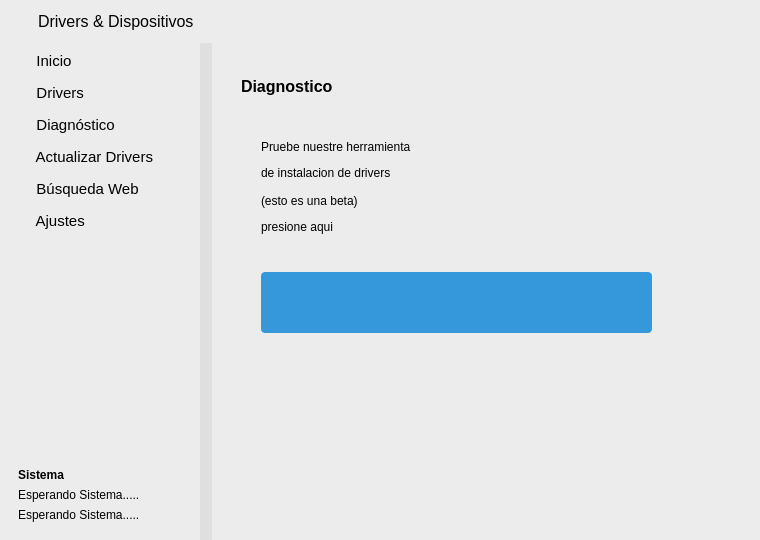
<?xml version="1.0" encoding="UTF-8"?>
<ui version="4.0">
 <class>MainWindow</class>
 <widget class="QMainWindow" name="MainWindow">
  <property name="geometry">
   <rect>
    <x>0</x>
    <y>0</y>
    <width>760</width>
    <height>540</height>
   </rect>
  </property>
  <property name="windowTitle">
   <string>MainWindow</string>
  </property>
  <widget class="QWidget" name="centralwidget">
   <layout class="QVBoxLayout" name="verticalLayout">
    <property name="spacing">
     <number>0</number>
    </property>
    <property name="leftMargin">
     <number>0</number>
    </property>
    <property name="topMargin">
     <number>0</number>
    </property>
    <property name="rightMargin">
     <number>0</number>
    </property>
    <property name="bottomMargin">
     <number>0</number>
    </property>
    <item>
     <widget class="QWidget" name="barra_titulo" native="true">
      <property name="sizePolicy">
       <sizepolicy hsizetype="Expanding" vsizetype="Fixed">
        <horstretch>0</horstretch>
        <verstretch>0</verstretch>
       </sizepolicy>
      </property>
      <property name="minimumSize">
       <size>
        <width>20</width>
        <height>35</height>
       </size>
      </property>
      <property name="maximumSize">
       <size>
        <width>16777215</width>
        <height>16777215</height>
       </size>
      </property>
      <property name="styleSheet">
       <string notr="true">background-color: rgb(236, 236, 236);</string>
      </property>
      <layout class="QGridLayout" name="gridLayout_2">
       <item row="1" column="0">
        <widget class="QLabel" name="logo">
         <property name="minimumSize">
          <size>
           <width>23</width>
           <height>25</height>
          </size>
         </property>
         <property name="maximumSize">
          <size>
           <width>32</width>
           <height>32</height>
          </size>
         </property>
         <property name="text">
          <string/>
         </property>
         <property name="pixmap">
          <pixmap>ICONOS/logo.png</pixmap>
         </property>
         <property name="scaledContents">
          <bool>true</bool>
         </property>
        </widget>
       </item>
       <item row="1" column="1">
        <widget class="QLabel" name="titulo">
         <property name="minimumSize">
          <size>
           <width>25</width>
           <height>0</height>
          </size>
         </property>
         <property name="font">
          <font>
           <pointsize>12</pointsize>
          </font>
         </property>
         <property name="text">
          <string>Drivers &amp; Dispositivos </string>
         </property>
        </widget>
       </item>
       <item row="1" column="2">
        <spacer name="espacio_BT">
         <property name="orientation">
          <enum>Qt::Orientation::Horizontal</enum>
         </property>
         <property name="sizeHint" stdset="0">
          <size>
           <width>22</width>
           <height>20</height>
          </size>
         </property>
        </spacer>
       </item>
      </layout>
     </widget>
    </item>
    <item>
     <widget class="QWidget" name="Contenido" native="true">
      <property name="styleSheet">
       <string notr="true">border: none;
background-color: transparent;

background-color: rgb(223, 223, 223);</string>
      </property>
      <layout class="QHBoxLayout" name="horizontalLayout_2">
       <property name="spacing">
        <number>12</number>
       </property>
       <property name="leftMargin">
        <number>0</number>
       </property>
       <property name="topMargin">
        <number>0</number>
       </property>
       <property name="rightMargin">
        <number>0</number>
       </property>
       <property name="bottomMargin">
        <number>0</number>
       </property>
       <item>
        <widget class="QFrame" name="ILado_Bar">
         <property name="sizePolicy">
          <sizepolicy hsizetype="Fixed" vsizetype="Expanding">
           <horstretch>0</horstretch>
           <verstretch>0</verstretch>
          </sizepolicy>
         </property>
         <property name="minimumSize">
          <size>
           <width>200</width>
           <height>0</height>
          </size>
         </property>
         <property name="maximumSize">
          <size>
           <width>230</width>
           <height>16777215</height>
          </size>
         </property>
         <property name="styleSheet">
          <string notr="true">background-color: rgb(236, 236, 236);

</string>
         </property>
         <property name="frameShape">
          <enum>QFrame::Shape::StyledPanel</enum>
         </property>
         <property name="frameShadow">
          <enum>QFrame::Shadow::Raised</enum>
         </property>
         <layout class="QVBoxLayout" name="verticalLayout_2">
          <property name="spacing">
           <number>14</number>
          </property>
          <item>
           <widget class="QPushButton" name="btn_inicio">
            <property name="font">
             <font>
              <pointsize>11</pointsize>
             </font>
            </property>
            <property name="toolTip">
             <string>&lt;html&gt;&lt;head/&gt;&lt;body&gt;&lt;p&gt;Inicio&lt;/p&gt;&lt;/body&gt;&lt;/html&gt;</string>
            </property>
            <property name="styleSheet">
             <string notr="true">QPushButton {
    background-color: transparent;
    color: #000000;
    border: none;
    text-align: left; 
	qproperty-iconSize: 20px 20px;
    padding-left: 15px;  
	spacing: 12px;
}

QPushButton:hover {
    color: #0087ff;
    background-color: rgba(0, 135, 255, 0.1); 
    border-radius: 4px;
	qproperty-icon: url(&quot;:/icons/ICONOS/home_azul.svg&quot;);
}</string>
            </property>
            <property name="text">
             <string>   Inicio</string>
            </property>
            <property name="icon">
             <iconset>
              <normaloff>ICONOS/home.svg</normaloff>ICONOS/home.svg</iconset>
            </property>
            <property name="iconSize">
             <size>
              <width>20</width>
              <height>20</height>
             </size>
            </property>
           </widget>
          </item>
          <item>
           <widget class="QPushButton" name="btn_drivers">
            <property name="font">
             <font>
              <pointsize>11</pointsize>
             </font>
            </property>
            <property name="styleSheet">
             <string notr="true">QPushButton {
    background-color: transparent;
    color: #000000;
    border: none;
    text-align: left; 
	qproperty-iconSize: 20px 20px;
    padding-left: 15px;  
	spacing: 12px;
}

QPushButton:hover {
    color: #0087ff;
    background-color: rgba(0, 135, 255, 0.1); 
    border-radius: 4px;
}</string>
            </property>
            <property name="text">
             <string>   Drivers</string>
            </property>
            <property name="icon">
             <iconset>
              <normaloff>ICONOS/drivers.svg</normaloff>ICONOS/drivers.svg</iconset>
            </property>
            <property name="iconSize">
             <size>
              <width>20</width>
              <height>20</height>
             </size>
            </property>
           </widget>
          </item>
          <item>
           <widget class="QPushButton" name="btn_diagnostico">
            <property name="font">
             <font>
              <pointsize>11</pointsize>
             </font>
            </property>
            <property name="styleSheet">
             <string notr="true">QPushButton {
    background-color: transparent;
    color: #000000;
    border: none;
    text-align: left; 
	qproperty-iconSize: 20px 20px;
    padding-left: 15px;  
	spacing: 12px;
}

QPushButton:hover {
    color: #0087ff;
    background-color: rgba(0, 135, 255, 0.1); 
    border-radius: 4px;
}</string>
            </property>
            <property name="text">
             <string>   Diagnóstico</string>
            </property>
            <property name="icon">
             <iconset>
              <normaloff>ICONOS/diagnostico1.svg</normaloff>ICONOS/diagnostico1.svg</iconset>
            </property>
            <property name="iconSize">
             <size>
              <width>20</width>
              <height>20</height>
             </size>
            </property>
           </widget>
          </item>
          <item>
           <widget class="QPushButton" name="btn_actualizardrivers">
            <property name="font">
             <font>
              <pointsize>11</pointsize>
             </font>
            </property>
            <property name="styleSheet">
             <string notr="true">QPushButton {
    background-color: transparent;
    color: #000000;
    border: none;
    text-align: left; 
	qproperty-iconSize: 20px 20px;
    padding-left: 15px;  
	spacing: 12px;
}

QPushButton:hover {
    color: #0087ff;
    background-color: rgba(0, 135, 255, 0.1); 
    border-radius: 4px;
}</string>
            </property>
            <property name="text">
             <string>   Actualizar Drivers</string>
            </property>
            <property name="icon">
             <iconset>
              <normaloff>ICONOS/actualizar_drivers.svg</normaloff>ICONOS/actualizar_drivers.svg</iconset>
            </property>
            <property name="iconSize">
             <size>
              <width>20</width>
              <height>20</height>
             </size>
            </property>
           </widget>
          </item>
          <item>
           <widget class="QPushButton" name="btn_busquedaWeb">
            <property name="font">
             <font>
              <pointsize>11</pointsize>
             </font>
            </property>
            <property name="styleSheet">
             <string notr="true">QPushButton {
    background-color: transparent;
    color: #000000;
    border: none;
    text-align: left; 
	qproperty-iconSize: 20px 20px;
    padding-left: 15px;  
	spacing: 12px;
}

QPushButton:hover {
    color: #0087ff;
    background-color: rgba(0, 135, 255, 0.1); 
    border-radius: 4px;
}</string>
            </property>
            <property name="text">
             <string>   Búsqueda Web </string>
            </property>
            <property name="icon">
             <iconset>
              <normaloff>ICONOS/Busqueda_internet.svg</normaloff>ICONOS/Busqueda_internet.svg</iconset>
            </property>
            <property name="iconSize">
             <size>
              <width>20</width>
              <height>20</height>
             </size>
            </property>
           </widget>
          </item>
          <item>
           <widget class="QPushButton" name="btn_ajustes">
            <property name="font">
             <font>
              <pointsize>11</pointsize>
             </font>
            </property>
            <property name="styleSheet">
             <string notr="true">QPushButton {
    background-color: transparent;
    color: #000000;
    border: none;
    text-align: left; 
	qproperty-iconSize: 20px 20px;
    padding-left: 15px;  
	spacing: 12px;
}

QPushButton:hover {
    color: #0087ff;
    background-color: rgba(0, 135, 255, 0.1); 
    border-radius: 4px;
}</string>
            </property>
            <property name="text">
             <string>   Ajustes</string>
            </property>
            <property name="icon">
             <iconset>
              <normaloff>ICONOS/ajustes.svg</normaloff>ICONOS/ajustes.svg</iconset>
            </property>
            <property name="iconSize">
             <size>
              <width>20</width>
              <height>20</height>
             </size>
            </property>
           </widget>
          </item>
          <item>
           <spacer name="espacio_LDB">
            <property name="orientation">
             <enum>Qt::Orientation::Vertical</enum>
            </property>
            <property name="sizeHint" stdset="0">
             <size>
              <width>20</width>
              <height>40</height>
             </size>
            </property>
           </spacer>
          </item>
          <item>
           <widget class="QFrame" name="Sistema_operativo">
            <property name="minimumSize">
             <size>
              <width>90</width>
              <height>60</height>
             </size>
            </property>
            <property name="styleSheet">
             <string notr="true">border-top-color: rgb(106, 106, 106);

</string>
            </property>
            <property name="frameShape">
             <enum>QFrame::Shape::StyledPanel</enum>
            </property>
            <property name="frameShadow">
             <enum>QFrame::Shadow::Raised</enum>
            </property>
            <layout class="QVBoxLayout" name="verticalLayout_3">
             <item>
              <widget class="QLabel" name="lbl_sistema_titulo">
               <property name="styleSheet">
                <string notr="true">QLabel {
    font-weight: bold;      
    qproperty-alignment: 'AlignCenter'; 
}</string>
               </property>
               <property name="text">
                <string>Sistema</string>
               </property>
              </widget>
             </item>
             <item>
              <widget class="QLabel" name="lbl_kernel">
               <property name="text">
                <string>Esperando Sistema.....</string>
               </property>
              </widget>
             </item>
             <item>
              <widget class="QLabel" name="lbl_distro">
               <property name="text">
                <string>Esperando Sistema.....</string>
               </property>
              </widget>
             </item>
            </layout>
            <zorder>lbl_distro</zorder>
            <zorder>lbl_sistema_titulo</zorder>
            <zorder>lbl_kernel</zorder>
           </widget>
          </item>
         </layout>
        </widget>
       </item>
       <item>
        <widget class="QFrame" name="DLa_Bar">
         <property name="sizePolicy">
          <sizepolicy hsizetype="Expanding" vsizetype="Expanding">
           <horstretch>0</horstretch>
           <verstretch>0</verstretch>
          </sizepolicy>
         </property>
         <property name="minimumSize">
          <size>
           <width>500</width>
           <height>0</height>
          </size>
         </property>
         <property name="maximumSize">
          <size>
           <width>16777215</width>
           <height>16777215</height>
          </size>
         </property>
         <property name="styleSheet">
          <string notr="true">background-color: rgb(236, 236, 236);</string>
         </property>
         <property name="frameShape">
          <enum>QFrame::Shape::StyledPanel</enum>
         </property>
         <property name="frameShadow">
          <enum>QFrame::Shadow::Raised</enum>
         </property>
         <layout class="QGridLayout" name="gridLayout">
          <item row="0" column="0">
           <widget class="QStackedWidget" name="stackedWidget">
            <property name="sizePolicy">
             <sizepolicy hsizetype="Expanding" vsizetype="Expanding">
              <horstretch>0</horstretch>
              <verstretch>0</verstretch>
             </sizepolicy>
            </property>
            <property name="frameShape">
             <enum>QFrame::Shape::NoFrame</enum>
            </property>
            <property name="currentIndex">
             <number>2</number>
            </property>
            <widget class="QWidget" name="page_inicio">
             <layout class="QVBoxLayout" name="verticalLayout_4">
              <item>
               <widget class="QLabel" name="texto">
                <property name="sizePolicy">
                 <sizepolicy hsizetype="Preferred" vsizetype="Fixed">
                  <horstretch>0</horstretch>
                  <verstretch>0</verstretch>
                 </sizepolicy>
                </property>
                <property name="text">
                 <string>&lt;html&gt;&lt;head/&gt;&lt;body&gt;&lt;p&gt;&lt;span style=&quot; font-size:12pt; font-weight:700;&quot;&gt;Bienvenido&lt;/span&gt;&lt;/p&gt;&lt;/body&gt;&lt;/html&gt;</string>
                </property>
               </widget>
              </item>
              <item>
               <widget class="QLabel" name="texto2">
                <property name="sizePolicy">
                 <sizepolicy hsizetype="Preferred" vsizetype="Fixed">
                  <horstretch>0</horstretch>
                  <verstretch>0</verstretch>
                 </sizepolicy>
                </property>
                <property name="text">
                 <string>Administra, diagnostica y actualiza los drivers de tu sistema.</string>
                </property>
               </widget>
              </item>
              <item>
               <layout class="QHBoxLayout" name="horizontalLayout">
                <item>
                 <widget class="QLabel" name="label_2">
                  <property name="minimumSize">
                   <size>
                    <width>20</width>
                    <height>20</height>
                   </size>
                  </property>
                  <property name="maximumSize">
                   <size>
                    <width>230</width>
                    <height>260</height>
                   </size>
                  </property>
                  <property name="text">
                   <string/>
                  </property>
                  <property name="pixmap">
                   <pixmap>ICONOS/Logo_inicio.png</pixmap>
                  </property>
                  <property name="scaledContents">
                   <bool>true</bool>
                  </property>
                 </widget>
                </item>
                <item>
                 <widget class="QLabel" name="label_6">
                  <property name="sizePolicy">
                   <sizepolicy hsizetype="Expanding" vsizetype="Expanding">
                    <horstretch>0</horstretch>
                    <verstretch>0</verstretch>
                   </sizepolicy>
                  </property>
                  <property name="maximumSize">
                   <size>
                    <width>312</width>
                    <height>270</height>
                   </size>
                  </property>
                  <property name="text">
                   <string>&lt;html&gt;&lt;head/&gt;&lt;body&gt;&lt;p&gt;¡Hola, mundo! Somos el equipo detrás de este invento.&lt;/p&gt;&lt;p&gt;Somos un grupo de estudiantes de undécimo año sobreviviendo a punta de código, entregas de proyectos y exámenes. Decidimos canalizar todo ese estrés creando este software que ves aquí.&lt;/p&gt;&lt;p&gt;Mantener los ojos abiertos para programar, testear y solucionar bugs requiere una cantidad industrial de cafeína (y tal vez un par de empanadas). Si te gusta lo que hacemos, si te ahorró un dolor de cabeza, o si simplemente nos tienes compasión como estudiantes de cole técnico, ¡invítanos a un café! &lt;/p&gt;&lt;p&gt;Cualquier donación mantiene vivas nuestras neuronas y aleja las pantallas azules de la muerte. ¡Gracias por el aguante!&lt;/p&gt;&lt;/body&gt;&lt;/html&gt;</string>
                  </property>
                  <property name="wordWrap">
                   <bool>true</bool>
                  </property>
                 </widget>
                </item>
               </layout>
              </item>
             </layout>
            </widget>
            <widget class="QWidget" name="page_drivers">
             <property name="styleSheet">
              <string notr="true"/>
             </property>
             <widget class="QLabel" name="titulo_pag2">
              <property name="geometry">
               <rect>
                <x>10</x>
                <y>10</y>
                <width>161</width>
                <height>18</height>
               </rect>
              </property>
              <property name="whatsThis">
               <string>&lt;html&gt;&lt;head/&gt;&lt;body&gt;&lt;p&gt;&lt;span style=&quot; font-size:12pt; font-weight:700;&quot;&gt;Drivers instalados&lt;/span&gt;&lt;/p&gt;&lt;/body&gt;&lt;/html&gt;</string>
              </property>
              <property name="text">
               <string>&lt;html&gt;&lt;head/&gt;&lt;body&gt;&lt;p&gt;&lt;span style=&quot; font-size:12pt; font-weight:700;&quot;&gt;Drivers instalados&lt;/span&gt;&lt;/p&gt;&lt;/body&gt;&lt;/html&gt;</string>
              </property>
             </widget>
             <widget class="QWidget" name="layoutWidget">
              <property name="geometry">
               <rect>
                <x>10</x>
                <y>40</y>
                <width>531</width>
                <height>411</height>
               </rect>
              </property>
              <layout class="QVBoxLayout" name="verticalLayout_5">
               <item>
                <widget class="QFrame" name="frame">
                 <property name="frameShape">
                  <enum>QFrame::Shape::StyledPanel</enum>
                 </property>
                 <property name="frameShadow">
                  <enum>QFrame::Shadow::Raised</enum>
                 </property>
                 <layout class="QHBoxLayout" name="horizontalLayout_3">
                  <item>
                   <spacer name="horizontalSpacer">
                    <property name="orientation">
                     <enum>Qt::Orientation::Horizontal</enum>
                    </property>
                    <property name="sizeHint" stdset="0">
                     <size>
                      <width>230</width>
                      <height>20</height>
                     </size>
                    </property>
                   </spacer>
                  </item>
                  <item>
                   <widget class="QLineEdit" name="dri_busqueda">
                    <property name="enabled">
                     <bool>true</bool>
                    </property>
                    <property name="styleSheet">
                     <string notr="true">
QLineEdit {
    border: 2px solid #ffffff;       
    border-radius: 4px;
    background-color: #1e1e2e;       
    color: #ffffff;               
    padding: 6px 10px;
}

QLineEdit:hover {
    border: 2px solid #70a1ff;      
    background-color: #26263b;       
    color: #ffffff;                
}

QLineEdit:focus {
    border: 2px solid #79ffc3;       
    background-color: #2b2b3d;      
    color: #ffffff;               
}</string>
                    </property>
                    <property name="text">
                     <string/>
                    </property>
                   </widget>
                  </item>
                  <item>
                   <widget class="QPushButton" name="pushButton">
                    <property name="text">
                     <string/>
                    </property>
                    <property name="icon">
                     <iconset>
                      <normaloff>ICONOS/búsqueda.apng.png</normaloff>ICONOS/búsqueda.apng.png</iconset>
                    </property>
                   </widget>
                  </item>
                 </layout>
                </widget>
               </item>
               <item>
                <widget class="QListWidget" name="lista_drivers">
                 <property name="minimumSize">
                  <size>
                   <width>220</width>
                   <height>250</height>
                  </size>
                 </property>
                </widget>
               </item>
              </layout>
             </widget>
            </widget>
            <widget class="QWidget" name="page_diagnostico">
             <widget class="QPushButton" name="btn_insdri">
              <property name="geometry">
               <rect>
                <x>40</x>
                <y>220</y>
                <width>391</width>
                <height>61</height>
               </rect>
              </property>
              <property name="styleSheet">
               <string notr="true">QPushButton {
    background-color: #3498db; 
    border: none;
    border-radius: 4px;
    color: #ffffff;
    font-weight: bold;
    padding: 6px 14px;
}

QPushButton:hover {
    background-color: #70a1ff; 
}

QPushButton:pressed {
    background-color: #79ffc3; 
    color: #000000;     
}</string>
              </property>
              <property name="text">
               <string/>
              </property>
              <property name="icon">
               <iconset>
                <normaloff>ICONOS/búsqueda.apng.png</normaloff>ICONOS/búsqueda.apng.png</iconset>
              </property>
              <property name="iconSize">
               <size>
                <width>80</width>
                <height>80</height>
               </size>
              </property>
             </widget>
             <widget class="QLabel" name="label">
              <property name="geometry">
               <rect>
                <x>20</x>
                <y>20</y>
                <width>111</width>
                <height>30</height>
               </rect>
              </property>
              <property name="sizePolicy">
               <sizepolicy hsizetype="Fixed" vsizetype="Fixed">
                <horstretch>0</horstretch>
                <verstretch>0</verstretch>
               </sizepolicy>
              </property>
              <property name="maximumSize">
               <size>
                <width>320</width>
                <height>30</height>
               </size>
              </property>
              <property name="text">
               <string>&lt;html&gt;&lt;head/&gt;&lt;body&gt;&lt;p&gt;&lt;span style=&quot; font-size:12pt; font-weight:700;&quot;&gt;Diagnostico&lt;/span&gt;&lt;/p&gt;&lt;/body&gt;&lt;/html&gt;</string>
              </property>
             </widget>
             <widget class="QLabel" name="label_7">
              <property name="geometry">
               <rect>
                <x>40</x>
                <y>70</y>
                <width>351</width>
                <height>131</height>
               </rect>
              </property>
              <property name="text">
               <string>&lt;html&gt;&lt;head/&gt;&lt;body&gt;&lt;p&gt;Pruebe nuestre herramienta&lt;/p&gt;&lt;p&gt;de instalacion de drivers&lt;br/&gt;&lt;br/&gt;(esto es una beta)&lt;/p&gt;&lt;p&gt;presione aqui &lt;/p&gt;&lt;/body&gt;&lt;/html&gt;</string>
              </property>
             </widget>
            </widget>
            <widget class="QWidget" name="page_actdri">
             <widget class="QLabel" name="label_3">
              <property name="geometry">
               <rect>
                <x>20</x>
                <y>20</y>
                <width>211</width>
                <height>18</height>
               </rect>
              </property>
              <property name="text">
               <string>&lt;html&gt;&lt;head/&gt;&lt;body&gt;&lt;p&gt;&lt;span style=&quot; font-size:12pt; font-weight:700;&quot;&gt;Actualizacion de Drivers&lt;/span&gt;&lt;/p&gt;&lt;/body&gt;&lt;/html&gt;</string>
              </property>
             </widget>
             <widget class="QPushButton" name="btn_actdri">
              <property name="geometry">
               <rect>
                <x>170</x>
                <y>80</y>
                <width>141</width>
                <height>121</height>
               </rect>
              </property>
              <property name="styleSheet">
               <string notr="true">QPushButton {
    background-color: #bdffe7; 
	color: rgb(189, 255, 231);
    border: none;
    border-radius: 4px;
    color: #000000;
    font-weight: bold;
    padding: 6px 14px;
}

QPushButton:hover {
    background-color: #69dcff; 
	color: #0000000;
}

QPushButton:pressed {
    background-color: #79ffc3; 
    color: #000000;            
}</string>
              </property>
              <property name="text">
               <string/>
              </property>
              <property name="icon">
               <iconset>
                <normaloff>ICONOS/actualizar_drivers.svg</normaloff>ICONOS/actualizar_drivers.svg</iconset>
              </property>
              <property name="iconSize">
               <size>
                <width>150</width>
                <height>150</height>
               </size>
              </property>
             </widget>
             <widget class="QLabel" name="label_9">
              <property name="geometry">
               <rect>
                <x>140</x>
                <y>231</y>
                <width>211</width>
                <height>20</height>
               </rect>
              </property>
              <property name="text">
               <string>boton de actualizacion de drivers</string>
              </property>
             </widget>
            </widget>
            <widget class="QWidget" name="page_busquedaweb">
             <widget class="QLabel" name="label_4">
              <property name="geometry">
               <rect>
                <x>20</x>
                <y>40</y>
                <width>171</width>
                <height>31</height>
               </rect>
              </property>
              <property name="text">
               <string>&lt;html&gt;&lt;head/&gt;&lt;body&gt;&lt;p&gt;&lt;span style=&quot; font-size:12pt; font-weight:700;&quot;&gt;Busqueda en la Web &lt;/span&gt;&lt;/p&gt;&lt;/body&gt;&lt;/html&gt;</string>
              </property>
             </widget>
             <widget class="QPushButton" name="pushButton_2">
              <property name="geometry">
               <rect>
                <x>250</x>
                <y>130</y>
                <width>251</width>
                <height>31</height>
               </rect>
              </property>
              <property name="styleSheet">
               <string notr="true">QPushButton {
    background-color: #bdffe7; 
	color: rgb(189, 255, 231);
    border: none;
    border-radius: 4px;
    color: #000000;
    font-weight: bold;
    padding: 6px 14px;
}

QPushButton:hover {
    background-color: #69dcff; 
	color: #0000000;
}

QPushButton:pressed {
    background-color: #79ffc3; 
    color: #000000;            
}</string>
              </property>
              <property name="text">
               <string>Busque sus drivers..</string>
              </property>
             </widget>
             <widget class="QLabel" name="label_8">
              <property name="geometry">
               <rect>
                <x>20</x>
                <y>100</y>
                <width>211</width>
                <height>61</height>
               </rect>
              </property>
              <property name="text">
               <string>&lt;html&gt;&lt;head/&gt;&lt;body&gt;&lt;p&gt;Este boton es capaz de buscar &lt;/p&gt;&lt;p&gt;sus drivers en internet&lt;/p&gt;&lt;/body&gt;&lt;/html&gt;</string>
              </property>
             </widget>
            </widget>
            <widget class="QWidget" name="page_ajustes">
             <widget class="QLabel" name="label_5">
              <property name="geometry">
               <rect>
                <x>80</x>
                <y>30</y>
                <width>231</width>
                <height>18</height>
               </rect>
              </property>
              <property name="text">
               <string>pagina de Ajustes </string>
              </property>
             </widget>
            </widget>
           </widget>
          </item>
         </layout>
        </widget>
       </item>
      </layout>
     </widget>
    </item>
   </layout>
  </widget>
 </widget>
 <resources>
  <include location="resources.qrc"/>
 </resources>
 <connections/>
</ui>
